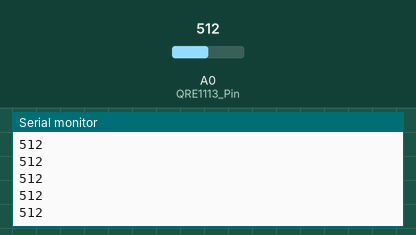
Simulated run of this sketch. Board: Arduino Uno, built with avr-gcc and run on an emulated ATmega328P. Parts: the last lines printed to the serial monitor. Inputs (shaded band) come from the test bench; at power-on: A0 (QRE1113_Pin) = 512.

Above: at 1.2 s.
1.3 s: A0 (QRE1113_Pin) set to 716
At 2.1 s:
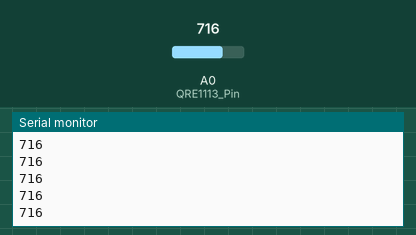
2.8 s: A0 (QRE1113_Pin) set to 900
At 3.5 s:
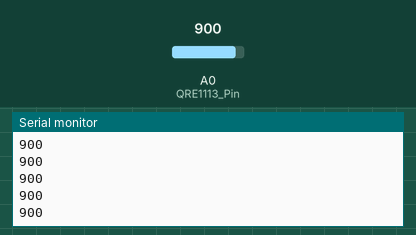
Timing chart, 0 to 5.8 s (numbered marks = the images above; inputs shaded):
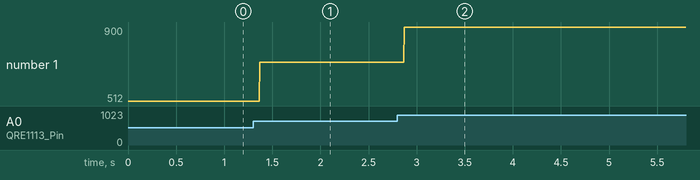

The sketch:

sketch_mar26a.ino
```cpp
//Code for the QRE1113 Analog board
//Outputs via the serial terminal - Lower numbers mean more reflected
//my middle name is not david
//my middle name is patrick
//last nsme is Mosier
int QRE1113_Pin = 0; //connected to analog 0

void setup(){
  Serial.begin(9600);
}


void loop(){

  int QRE_Value = analogRead(QRE1113_Pin);
  Serial.println(QRE_Value);

}
```

Measured:
- after the input at 1.3 s, the serial monitor: prints a new line after 0.07 s (image 1)
- after the input at 2.8 s, the serial monitor: prints a new line after 0.07 s (image 2)
- plotted number 1: 512 → 716 after the input at 1.3 s, 716 → 900 after the input at 2.8 s
